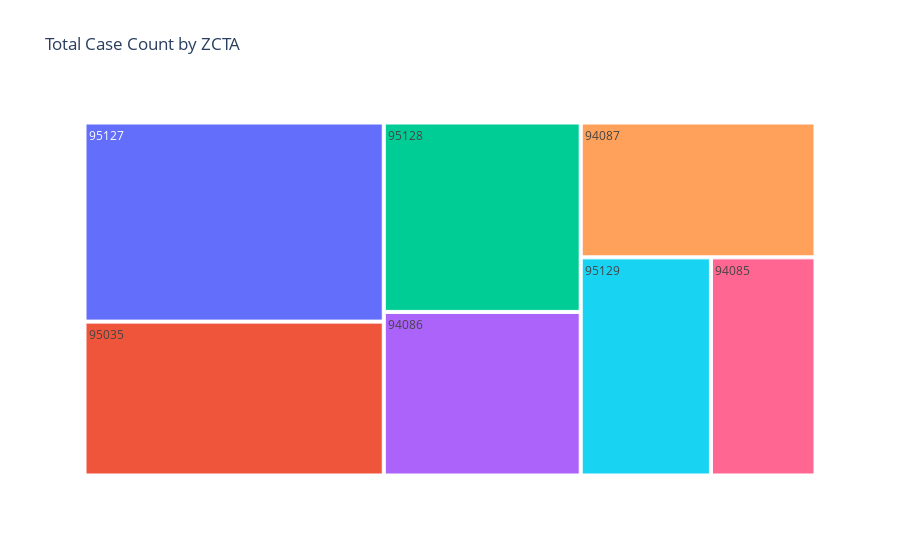
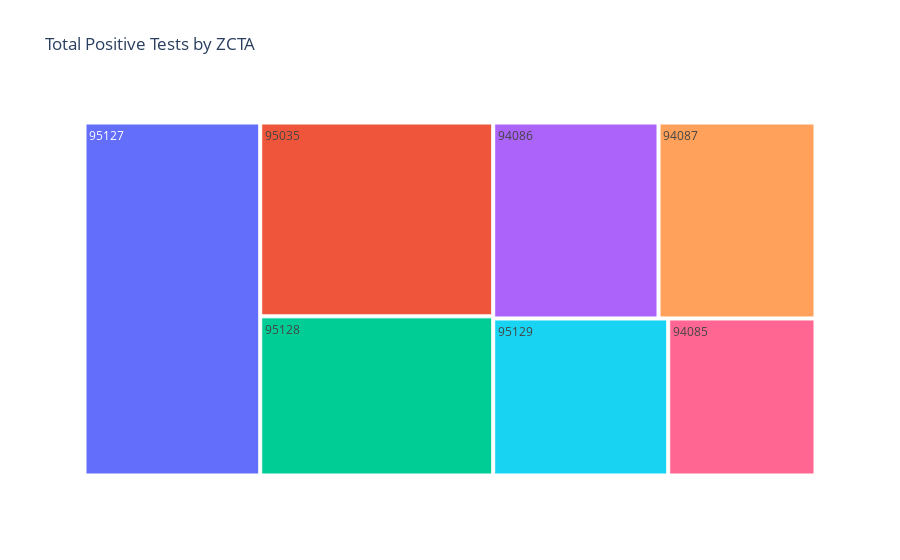

Write notebook code for charts like these, in order.
### Code cell
def plot_total_cases_and_positive_tests():
    totals = df.groupby('zcta')[['case count', 'positive tests']].sum().reset_index()
    zones = totals['zcta'].tolist()
    print(totals)

    fig, ax = plt.subplots(figsize=(20, 6))

    bar_width = 0.35
    index = range(len(zones))

    bar1 = ax.bar(index, totals['case count'], bar_width, label='case count')
    bar2 = ax.bar([i + bar_width for i in index], totals['positive tests'], bar_width, label='positive tests')

    ax.set_xlabel('Zones')
    ax.set_ylabel('Count')
    ax.set_title('Distribution du nombre total des cas confirmés et tests positifs par zones')
    ax.set_xticks([i + bar_width / 2 for i in index])
    ax.set_xticklabels(zones)
    ax.legend()

    plt.show()

    return plt
plot_total_cases_and_positive_tests()




def plot_total_cases_and_positive_tests_treemap():
    totals = df.groupby('zcta')[['case count', 'positive tests']].sum().reset_index()
    zones = totals['zcta'].tolist()

    fig = px.treemap(totals, path=['zcta'], values='case count', title='Total Case Count by ZCTA')
    fig.show()

    fig = px.treemap(totals, path=['zcta'], values='positive tests', title='Total Positive Tests by ZCTA')
    fig.show()


plot_total_cases_and_positive_tests_treemap()

### Figure 1 — Plotly figure (JSON) as saved in the notebook; plotly's stock layout.template omitted (floating-point values rounded to 4 significant figures)
{"data": [{"branchvalues": "total", "domain": {"x": [0, 1], "y": [0, 1]}, "hovertemplate": "labels=%{label}<br>case count=%{value}<br>parent=%{parent}<br>id=%{id}<extra></extra>", "ids": ["94085", "94086", "94087", "95035", "95127", "95128", "95129"], "labels": ["94085", "94086", "94087", "95035", "95127", "95128", "95129"], "name": "", "parents": ["", "", "", "", "", "", ""], "type": "treemap", "values": [5555.0, 7845.0, 7710.0, 11210.0, 14510.0, 9083.0, 6917.0]}], "layout": {"legend": {"tracegroupgap": 0}, "title": {"text": "Total Case Count by ZCTA"}}}

### Figure 2 — Plotly figure (JSON) as saved in the notebook; plotly's stock layout.template omitted (floating-point values rounded to 4 significant figures)
{"data": [{"branchvalues": "total", "domain": {"x": [0, 1], "y": [0, 1]}, "hovertemplate": "labels=%{label}<br>positive tests=%{value}<br>parent=%{parent}<br>id=%{id}<extra></extra>", "ids": ["94085", "94086", "94087", "95035", "95127", "95128", "95129"], "labels": ["94085", "94086", "94087", "95035", "95127", "95128", "95129"], "name": "", "parents": ["", "", "", "", "", "", ""], "type": "treemap", "values": [6743.0, 9445.0, 8969.0, 13170.0, 18080.0, 10810.0, 8012.0]}], "layout": {"legend": {"tracegroupgap": 0}, "title": {"text": "Total Positive Tests by ZCTA"}}}
